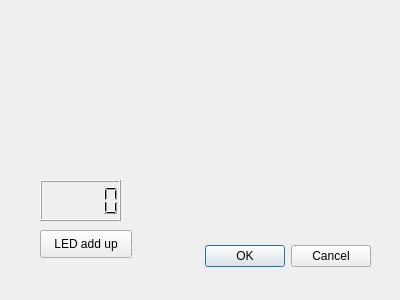
<?xml version="1.0" encoding="UTF-8"?>
<ui version="4.0">
 <class>Dialog</class>
 <widget class="QDialog" name="Dialog">
  <property name="geometry">
   <rect>
    <x>0</x>
    <y>0</y>
    <width>400</width>
    <height>300</height>
   </rect>
  </property>
  <property name="windowTitle">
   <string>Dialog</string>
  </property>
  <widget class="QDialogButtonBox" name="buttonBox">
   <property name="geometry">
    <rect>
     <x>30</x>
     <y>240</y>
     <width>341</width>
     <height>32</height>
    </rect>
   </property>
   <property name="orientation">
    <enum>Qt::Horizontal</enum>
   </property>
   <property name="standardButtons">
    <set>QDialogButtonBox::Cancel|QDialogButtonBox::Ok</set>
   </property>
  </widget>
  <widget class="QLCDNumber" name="lcdNumber">
   <property name="geometry">
    <rect>
     <x>40</x>
     <y>180</y>
     <width>81</width>
     <height>41</height>
    </rect>
   </property>
  </widget>
  <widget class="QPushButton" name="pushButton">
   <property name="geometry">
    <rect>
     <x>40</x>
     <y>230</y>
     <width>92</width>
     <height>28</height>
    </rect>
   </property>
   <property name="text">
    <string>LED add up</string>
   </property>
  </widget>
 </widget>
 <resources/>
 <connections>
  <connection>
   <sender>buttonBox</sender>
   <signal>accepted()</signal>
   <receiver>Dialog</receiver>
   <slot>accept()</slot>
   <hints>
    <hint type="sourcelabel">
     <x>248</x>
     <y>254</y>
    </hint>
    <hint type="destinationlabel">
     <x>157</x>
     <y>274</y>
    </hint>
   </hints>
  </connection>
  <connection>
   <sender>buttonBox</sender>
   <signal>rejected()</signal>
   <receiver>Dialog</receiver>
   <slot>reject()</slot>
   <hints>
    <hint type="sourcelabel">
     <x>316</x>
     <y>260</y>
    </hint>
    <hint type="destinationlabel">
     <x>286</x>
     <y>274</y>
    </hint>
   </hints>
  </connection>
 </connections>
</ui>
